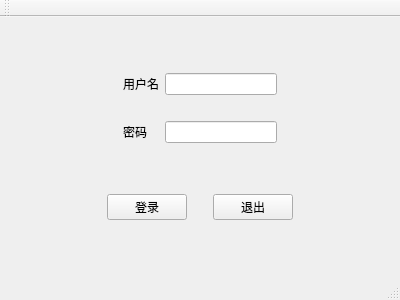
<?xml version="1.0" encoding="UTF-8"?>
<ui version="4.0">
 <class>LogInWindowClass</class>
 <widget class="QMainWindow" name="LogInWindowClass">
  <property name="geometry">
   <rect>
    <x>0</x>
    <y>0</y>
    <width>400</width>
    <height>300</height>
   </rect>
  </property>
  <property name="minimumSize">
   <size>
    <width>400</width>
    <height>300</height>
   </size>
  </property>
  <property name="maximumSize">
   <size>
    <width>400</width>
    <height>300</height>
   </size>
  </property>
  <property name="windowTitle">
   <string>LogInWindow</string>
  </property>
  <widget class="QWidget" name="centralWidget">
   <layout class="QVBoxLayout" name="verticalLayout">
    <item>
     <widget class="QWidget" name="widget" native="true">
      <property name="sizePolicy">
       <sizepolicy hsizetype="Preferred" vsizetype="Fixed">
        <horstretch>0</horstretch>
        <verstretch>0</verstretch>
       </sizepolicy>
      </property>
      <layout class="QGridLayout" name="gridLayout">
       <property name="leftMargin">
        <number>0</number>
       </property>
       <property name="topMargin">
        <number>0</number>
       </property>
       <property name="rightMargin">
        <number>0</number>
       </property>
       <property name="bottomMargin">
        <number>0</number>
       </property>
       <property name="horizontalSpacing">
        <number>6</number>
       </property>
       <item row="0" column="1">
        <widget class="QLabel" name="label">
         <property name="text">
          <string>用户名</string>
         </property>
        </widget>
       </item>
       <item row="2" column="1">
        <widget class="QLabel" name="label_2">
         <property name="text">
          <string>密码</string>
         </property>
        </widget>
       </item>
       <item row="2" column="2">
        <widget class="QLineEdit" name="lineEdit_2"/>
       </item>
       <item row="0" column="2">
        <widget class="QLineEdit" name="lineEdit"/>
       </item>
       <item row="0" column="3">
        <spacer name="horizontalSpacer_4">
         <property name="orientation">
          <enum>Qt::Horizontal</enum>
         </property>
         <property name="sizeHint" stdset="0">
          <size>
           <width>40</width>
           <height>20</height>
          </size>
         </property>
        </spacer>
       </item>
       <item row="0" column="0">
        <spacer name="horizontalSpacer_5">
         <property name="orientation">
          <enum>Qt::Horizontal</enum>
         </property>
         <property name="sizeHint" stdset="0">
          <size>
           <width>40</width>
           <height>20</height>
          </size>
         </property>
        </spacer>
       </item>
       <item row="1" column="2">
        <spacer name="verticalSpacer">
         <property name="orientation">
          <enum>Qt::Vertical</enum>
         </property>
         <property name="sizeType">
          <enum>QSizePolicy::Fixed</enum>
         </property>
         <property name="sizeHint" stdset="0">
          <size>
           <width>20</width>
           <height>20</height>
          </size>
         </property>
        </spacer>
       </item>
      </layout>
     </widget>
    </item>
    <item>
     <widget class="QWidget" name="widget_2" native="true">
      <property name="sizePolicy">
       <sizepolicy hsizetype="Preferred" vsizetype="Fixed">
        <horstretch>0</horstretch>
        <verstretch>0</verstretch>
       </sizepolicy>
      </property>
      <layout class="QHBoxLayout" name="horizontalLayout">
       <property name="leftMargin">
        <number>0</number>
       </property>
       <property name="topMargin">
        <number>0</number>
       </property>
       <property name="rightMargin">
        <number>0</number>
       </property>
       <property name="bottomMargin">
        <number>0</number>
       </property>
       <item>
        <spacer name="horizontalSpacer">
         <property name="orientation">
          <enum>Qt::Horizontal</enum>
         </property>
         <property name="sizeHint" stdset="0">
          <size>
           <width>40</width>
           <height>20</height>
          </size>
         </property>
        </spacer>
       </item>
       <item>
        <widget class="QPushButton" name="pushButton">
         <property name="text">
          <string>登录</string>
         </property>
        </widget>
       </item>
       <item>
        <spacer name="horizontalSpacer_3">
         <property name="orientation">
          <enum>Qt::Horizontal</enum>
         </property>
         <property name="sizeType">
          <enum>QSizePolicy::Fixed</enum>
         </property>
         <property name="sizeHint" stdset="0">
          <size>
           <width>20</width>
           <height>20</height>
          </size>
         </property>
        </spacer>
       </item>
       <item>
        <widget class="QPushButton" name="pushButton_2">
         <property name="text">
          <string>退出</string>
         </property>
        </widget>
       </item>
       <item>
        <spacer name="horizontalSpacer_2">
         <property name="orientation">
          <enum>Qt::Horizontal</enum>
         </property>
         <property name="sizeHint" stdset="0">
          <size>
           <width>40</width>
           <height>20</height>
          </size>
         </property>
        </spacer>
       </item>
      </layout>
     </widget>
    </item>
   </layout>
  </widget>
  <widget class="QMenuBar" name="menuBar">
   <property name="geometry">
    <rect>
     <x>0</x>
     <y>0</y>
     <width>400</width>
     <height>23</height>
    </rect>
   </property>
  </widget>
  <widget class="QToolBar" name="mainToolBar">
   <attribute name="toolBarArea">
    <enum>TopToolBarArea</enum>
   </attribute>
   <attribute name="toolBarBreak">
    <bool>false</bool>
   </attribute>
  </widget>
  <widget class="QStatusBar" name="statusBar"/>
 </widget>
 <layoutdefault spacing="6" margin="11"/>
 <resources>
  <include location="LogInWindow.qrc"/>
 </resources>
 <connections/>
</ui>
